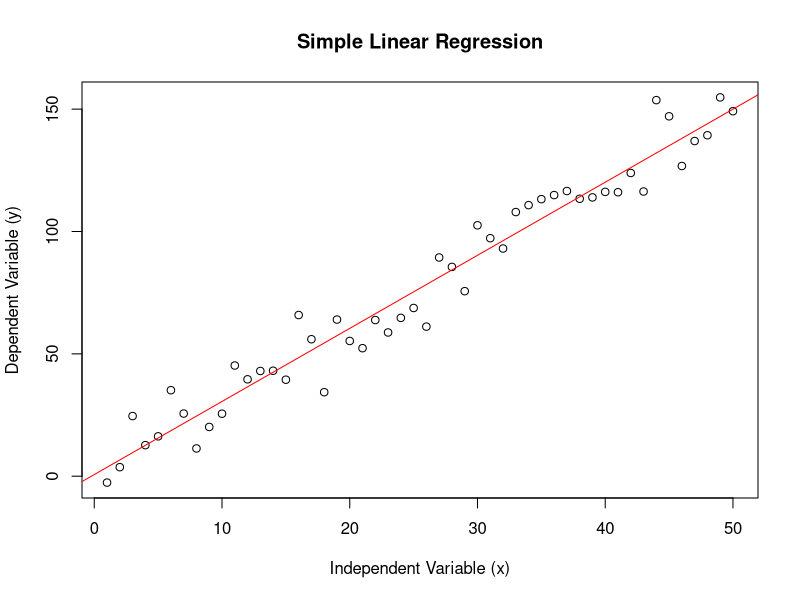

Source code (R):
#Generate some sample data
set.seed(123) # for reproducibility
x <- 1:50
y <- 3 * x + rnorm(50, mean = 0, sd = 10) # y = 3x + random noise
data <- data.frame(x = x, y = y)
# Fit the Simple Linear Regression model
model <- lm(y ~ x, data = data)
# Display the summary of the regression model
summary(model)
56
# Plot the data points and regression line
plot(x, y, main = "Simple Linear Regression", xlab = "Independent Variable (x)", ylab = "Dependent Variable (y)")
abline(model, col = "red")